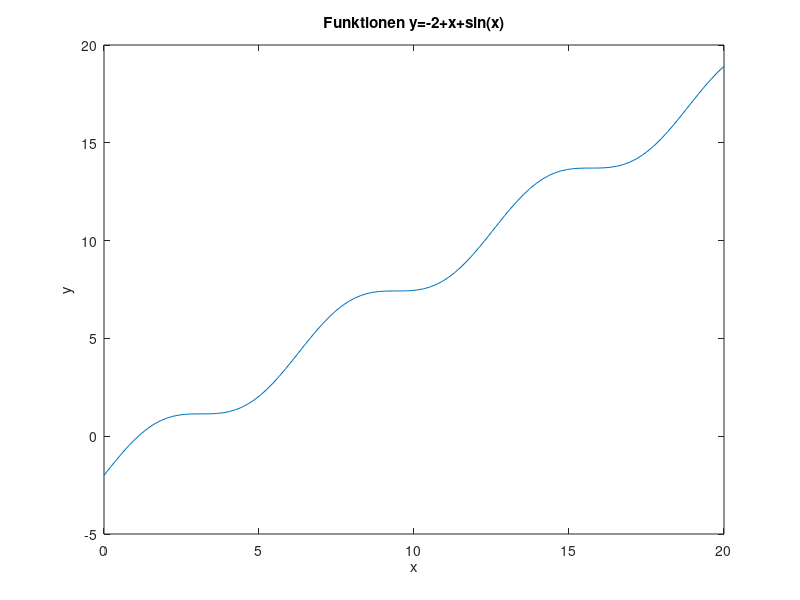

Here is the MATLAB script that generated this plot:
%Uppgift 1.10 3a

x=linspace(0,20); 
y=-2+x+sin(x);
plot(x,y);
title('Funktionen y=-2+x+sin(x)')
xlabel('x'), ylabel('y')

